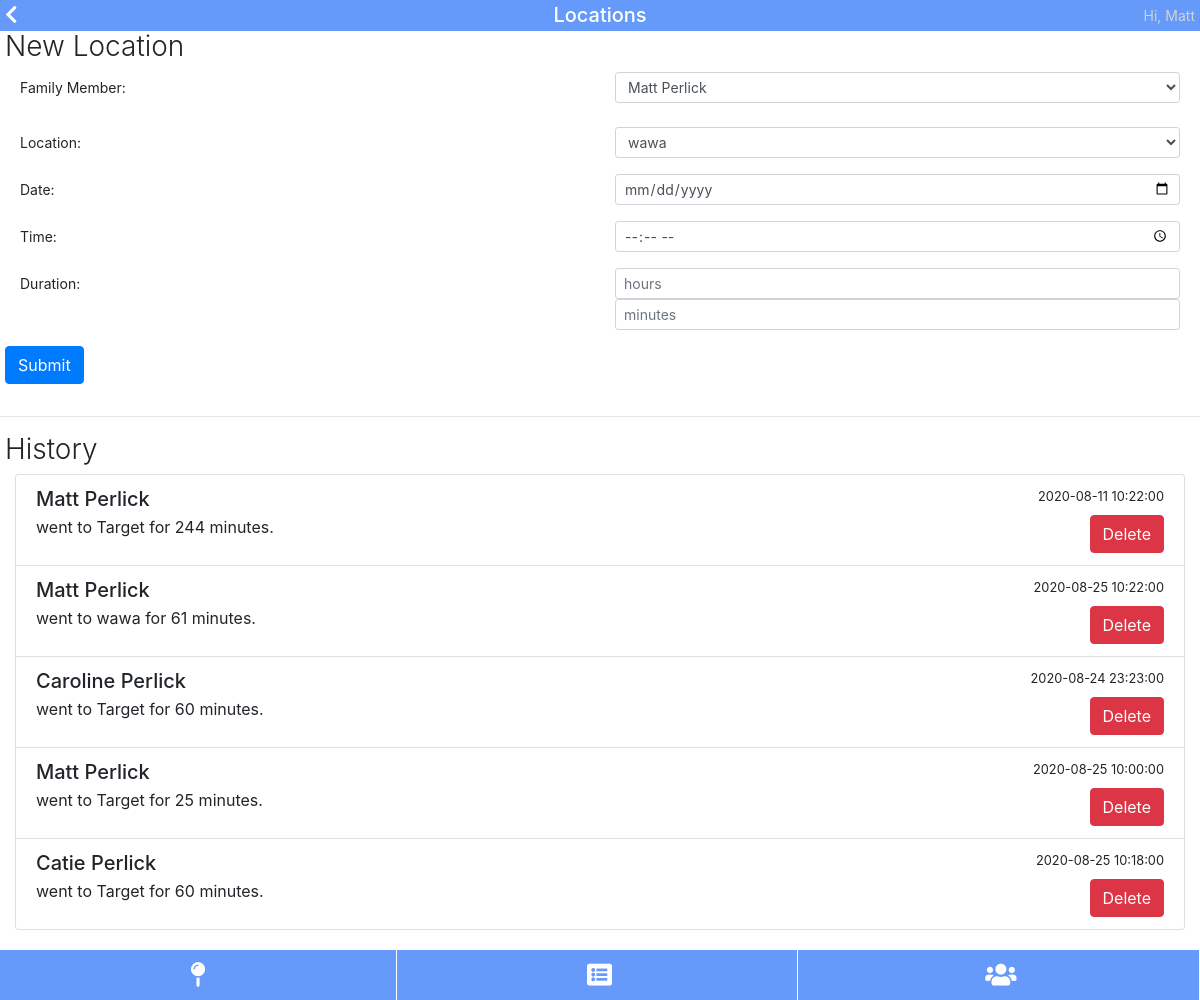
The page /locations (signed in) on the database as committed earlier.
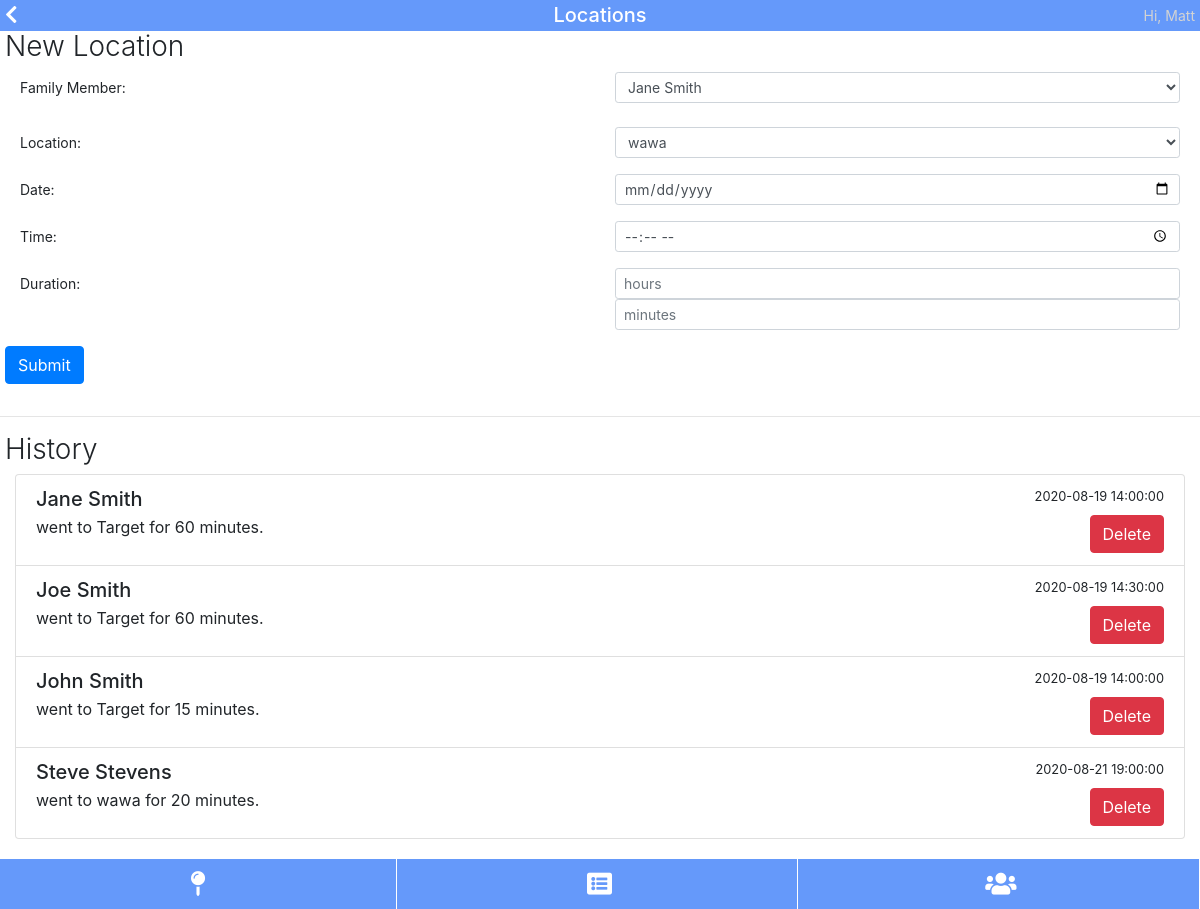
The same page on the database as committed later.
### tables this page shows
CREATE TABLE users (id INTEGER PRIMARY KEY, username varchar(255), Password varchar(255));

CREATE TABLE visits (id INTEGER PRIMARY KEY, person_id INTEGER, location_id INTEGER, timestamp INTEGER, end_timestamp INTEGER);

CREATE TABLE people (id INTEGER PRIMARY KEY, user_id INTEGER, first varchar(255), last varchar(255));

CREATE TABLE locations (id INTEGER PRIMARY KEY, name varchar(255));

### pages.py (the view)
@pages.route('/locations')
@flask_login.login_required
def pages_locations():
	data = {}
	data['title'] = "Locations"
	uid = flask_login.current_user.get_id()
	data['members'] = db.get_db().query("select * from people where user_id=" + str(uid))
	data['locations'] = db.get_db().query("select * from locations")
	visits = db.get_db().query("""
		select * from people
		join visits
			on people.id = person_id
		join locations
			on location_id = locations.id
		where user_id=""" + str(uid))
	data['visits'] = []
	j = 0
	for visit in visits:
		data['visits'].append([])
		i = 0
		for item in visit:
			if i == 7:
				timestamp = datetime.fromtimestamp(visit[7])
				data['visits'][j].append(str(timestamp.date()))
				data['visits'][j].append(str(timestamp.time()))
			elif i == 8:
				end_timestamp = datetime.fromtimestamp(visit[8])
				data['visits'][j].append(int((end_timestamp - timestamp).total_seconds()//60))
			else:
				data['visits'][j].append(item)
			i = i + 1
		j = j + 1
	return render_template('pages/locations.html', data=data)

### auth.py (called while the page is built)
	def get_id(self):
		return self.id

### database.py (called while the page is built)
	def get_db():
		try:
			db = getattr(g, '_database', None)
		except NameError:
			db = Database()
			g = lambda: None #funny syntax that lets me set an attribute on global g
			setattr(g, '_database', db)
		return db

	def query(self, sql, parameters=[]):
		c = self.conn.cursor()
		c.execute(sql, parameters)
		self.conn.commit()
		return c.fetchall()

### main.py (called while the page is built)
@app.teardown_appcontext
def close_connection(exception):
	try:
		db = getattr(g, '_database', None)
		db.close()
	except NameError:
		pass

@login_manager.user_loader
def load_user(id):
	res = db.get_db().query("select * from users where id='" + str(id) + "'")
	if len(res) == 1:
		user = User(res[0][0], res[0][1])
		user.is_authenticated = True
		return user
	else:
		return None

### templates/pages/locations.html (shortened to what this page needs)
{% extends "pages/base.html" %}
{% block content %}
<h2>New Location</h2>
<form action="{{ url_for('api.api_add_visit') }}" method="post">
	<div class="form-group row">
		<label for="person" class="col col-form-label-sm">Family Member: </label>
		<div class="col">
			<select class="form-control form-control-sm" name="person" required>
				{% for person in data.members %}
				<option value="{{ person[0] }}">{{ person[2] }} {{ person[3] }}</option>
				{% endfor %}
			</select>
		</div>
	</div>
	<div class="form-group row">
		<label for="location" class="col col-form-label col-form-label-sm">Location: </label>
		<div class="col">
			<select class="form-control form-control-sm" name="location" required>
				{% for loc in data.locations %}
				<option value="{{ loc[0] }}">{{ loc[1] }}</option>
				{% endfor %}
			</select>
		</div>
	</div>
	<div class="form-group row">
		<label for="date" class="col col-form-label col-form-label-sm">Date: </label>
		<div class="col">
			<input class="form-control form-control-sm" type="date" name="date" required>
		</div>
	</div>
	<div class="form-group row">
		<label for="time" class="col col-form-label col-form-label-sm">Time: </label>
		<div class="col">
			<input class="form-control form-control-sm" type="time" name="time" required>
		</div>
	</div>
	<div class="form-group row">
		<label for="hours" class="col col-form-label col-form-label-sm">Duration: </label>
		<div class="col">
			<input class="form-control form-control-sm" type="number" name="hours" placeholder="hours" required>
			<input class="form-control form-control-sm" type="number" name="minutes" placeholder="minutes" required>
		</div>
	</div>
	<button type="submit" class="btn btn-primary form-group">Submit</button>
</form>
<hr>
<h2>History</h2>
<div class="list-group">
	{% for visit in data.visits %}
		<form action="{{ url_for('api.api_delete_visit') }}" method="post" class="list-group-item">
			<div class="d-flex w-100 justify-content-between">
				<h5 class="mb-1">{{ visit[2] }} {{ visit[3] }}</h5>
				<small>{{ visit[7] }} {{visit[8]}}</small>
			</div>
			 went to {{ visit[11] }} for {{ visit[9] }} minutes.
			<button type="submit" class="btn btn-danger" style="float: right;">Delete</button>
		</form>
	{% endfor %}
{% endblock %}

### templates/pages/base.html (shortened to what this page needs)
<!DOCTYPE html5>
<html>
<head>
	<link rel="stylesheet" href="https://stackpath.bootstrapcdn.com/bootstrap/4.3.1/css/bootstrap.min.css">
	<link rel="stylesheet" href="https://use.fontawesome.com/releases/v5.7.0/css/all.css">
	<link rel="stylesheet" href="{{ url_for('static', filename='css/global.css') }}">
</head>
<body>
	<div id="header">
		<span>Hi, {{current_user.username}}</span>
		{% if data.menu %}
			<i onclick="toggleNav()" class="fas fa-bars"></i>
		{% else %}
			<a href="{{ url_for('pages.pages_home') }}">
				<i class="fas fa-chevron-left"></i>
			</a>
		{% endif %}
		<h1>{{ data.title }}</h1>
	</div>
	<div class="header-spacer"></div>
	<div class="content">
	{% block content %}{% endblock %}
	</div>
	<div class="footer-spacer"></div>
	<div id="tabs">
		<a href="{{ url_for('pages.pages_locations') }}">
			<i class="fa fa-map-pin" aria-hidden="true"></i>
		</a>
		<a href="{{ url_for('pages.pages_testReports') }}">
			<i class="fa fa-list-alt" aria-hidden="true"></i>
		</a>
		<a href="{{ url_for('pages.pages_familyManager') }}">
			<i class="fa fa-users" aria-hidden="true"></i>
		</a>
	</div>
</body>
</html>

### public/css/global.css (style rules this page uses)
body { margin: 0; }
#header { position: fixed; width: 100%; z-index: 2; padding-top: 5px; padding-bottom: 5px; background-color: #6599fa; color: white; }
.header-spacer { height: 30px; }
#header h1 { font-size: 20px; line-height: 20px; width: max-content; margin-left: auto; margin-right: auto; margin-bottom: 0px; }
#header i { float: left; margin-left: 5px; font-size: 20px; }
#header > span { float: right; margin-right: 5px; font-size: 14px; color: lightgray; }
h2 { margin-left: 5px; font-size: 28px; font-weight: 300; }
a { color: unset; }
#tabs { position: fixed; bottom: 0; height: 50px; width: 100%; background-color: #6599fa; }
#tabs a { display: inline-block; height: 100%; width: calc(100% / 3 - 3px); text-align: center; border-right: 1px solid white; color: white; }
#tabs i { font-size: 25px; line-height: 50px; }
.footer-spacer { height: 70px; }
.list-group { margin-left: 15px; margin-right: 15px; }
.form-group { margin-left: 5px; margin-right: 5px; }

Rows that differ between the two databases and show on the page:
removed visits: first "Catie", last "Perlick", visit "2020-08-25", visit "10:18:00", name "Target", visit "60"
changed visits: first "Matt" → "Jane"; last "Perlick" → "Smith"; visit "2020-08-11" → "2020-08-19"; visit "10:22:00" → "14:00:00"; visit "244" → "60"
changed visits: first "Matt" → "Joe"; last "Perlick" → "Smith"; visit "2020-08-25" → "2020-08-19"; visit "10:22:00" → "14:30:00"; name "wawa" → "Target"; visit "61" → "60"
changed visits: first "Caroline" → "John"; last "Perlick" → "Smith"; visit "2020-08-24" → "2020-08-19"; visit "23:23:00" → "14:00:00"; visit "60" → "15"
changed visits: first "Matt" → "Steve"; last "Perlick" → "Stevens"; visit "2020-08-25" → "2020-08-21"; visit "10:00:00" → "19:00:00"; name "Target" → "wawa"; visit "25" → "20"
Other text that changed with them:
form field person: "Matt Perlick" → "Jane Smith"
